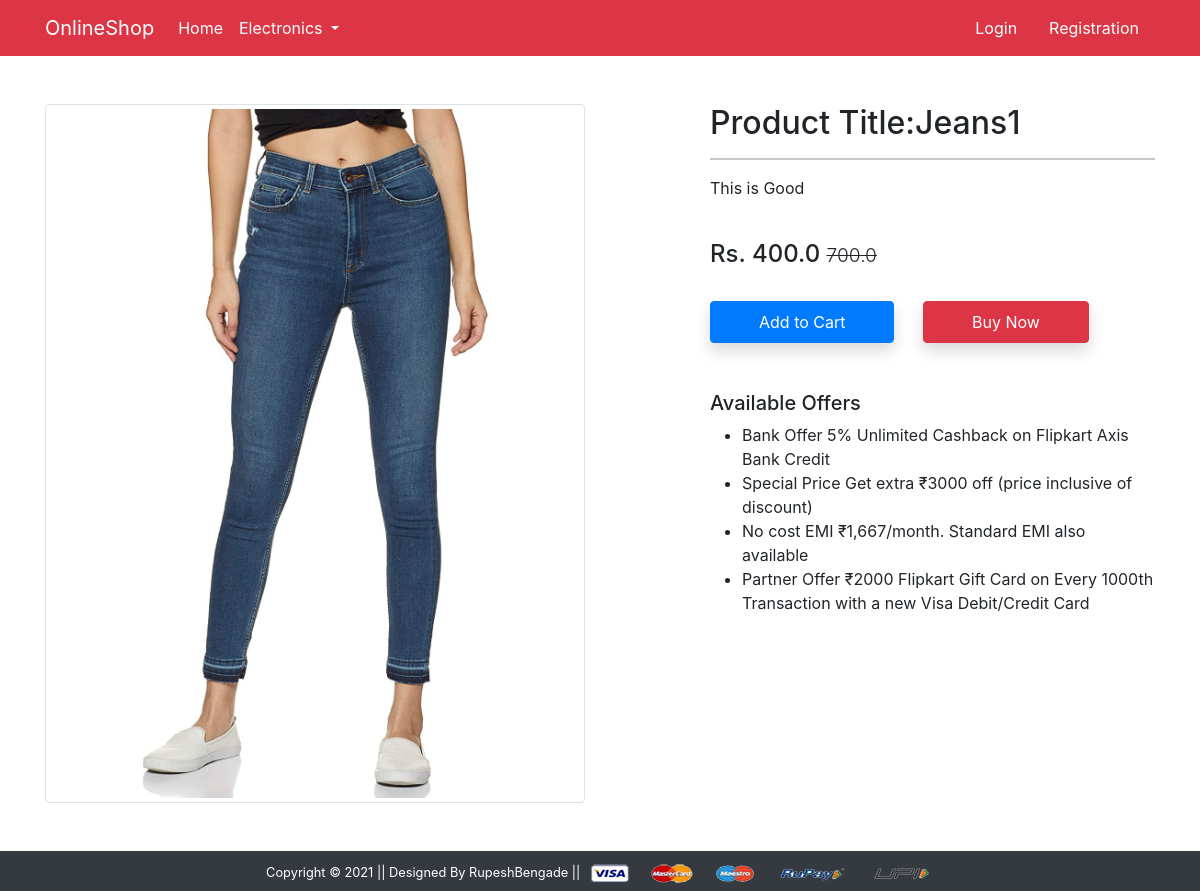
Screenshot of /product-detail/1 with the database file from the repository.
### app/models.py (models this page shows, shortened)
class Product(models.Model):
    title=models.CharField(max_length=100)
    selling_price=models.FloatField()
    discounted_price=models.FloatField()
    description=models.TextField()
    brand=models.CharField(max_length=100)
    category=models.CharField(choices=CATEGORY_CHOICES,max_length=2)
    product_image=models.ImageField(upload_to='productimg')

### app/views.py (the view)
# urls.py: path('product-detail/<int:pk>', views.productdetailview.as_view(), name='product-detail'),
class productdetailview(View):
    def get(self,request,pk):
      totalitem=0
      product=Product.objects.get(pk=pk)
      item_already_in_cart = False
      if request.user.is_authenticated:
          totalitem = len(Cart.objects.filter(user=request.user))
          item_already_in_cart=Cart.objects.filter(Q(product=product.id)&Q(user=request.user)).exists()
      return  render(request,'app/productdetail.html',{'product':product ,'item_already_in_cart':item_already_in_cart,'totalitem':totalitem})

### app/templates/app/productdetail.html (shortened to what this page needs)
{% extends 'app/base.html' %}
{% load static %}
{% block main-content %}
<div class="container my-5">
 <div class="row">
  <div class="col-sm-6 text-center align-self-center">
   <img src="{{product.product_image.url}}" alt="" class="img-fluid img-thumbnail">
  </div>
  <div class="col-sm-5 offset-sm-1">
   <h2> Product Title:{{product.title}}</h2>
   <hr>
   <p>{{product.description}}</p> <br>
   <h4>Rs. {{product.discounted_price}} <small class="fw-light text-decoration-line-through">{{product.selling_price}}</small></h4> <br>
    {% if not request.user.is_authenticated %}
    <form action="/add-to-cart" class="d-inline">
     <button type="submit" class="btn btn-primary shadow px-5 py-2">Add to Cart</button>
    </form>
   {%  endif  %}
   <a href="{% url 'checkout' %}" class="btn btn-danger shadow px-5 py-2 ms-4">Buy Now</a>
   <h5 class="mt-5">Available Offers</h5>
   <ul>
    <li>Bank Offer 5% Unlimited Cashback on Flipkart Axis Bank Credit</li>
    <li>Special Price Get extra ₹3000 off (price inclusive of discount)</li>
    <li>No cost EMI ₹1,667/month. Standard EMI also available</li>
    <li>Partner Offer ₹2000 Flipkart Gift Card on Every 1000th Transaction with a new Visa Debit/Credit Card</li>
   </ul>
  </div>
 </div>
</div>
{% endblock main-content %}

### rows the page displays
Product: product_image (picture), title "Jeans1", description "This is Good", discounted_price "400.0", selling_price "700.0"
